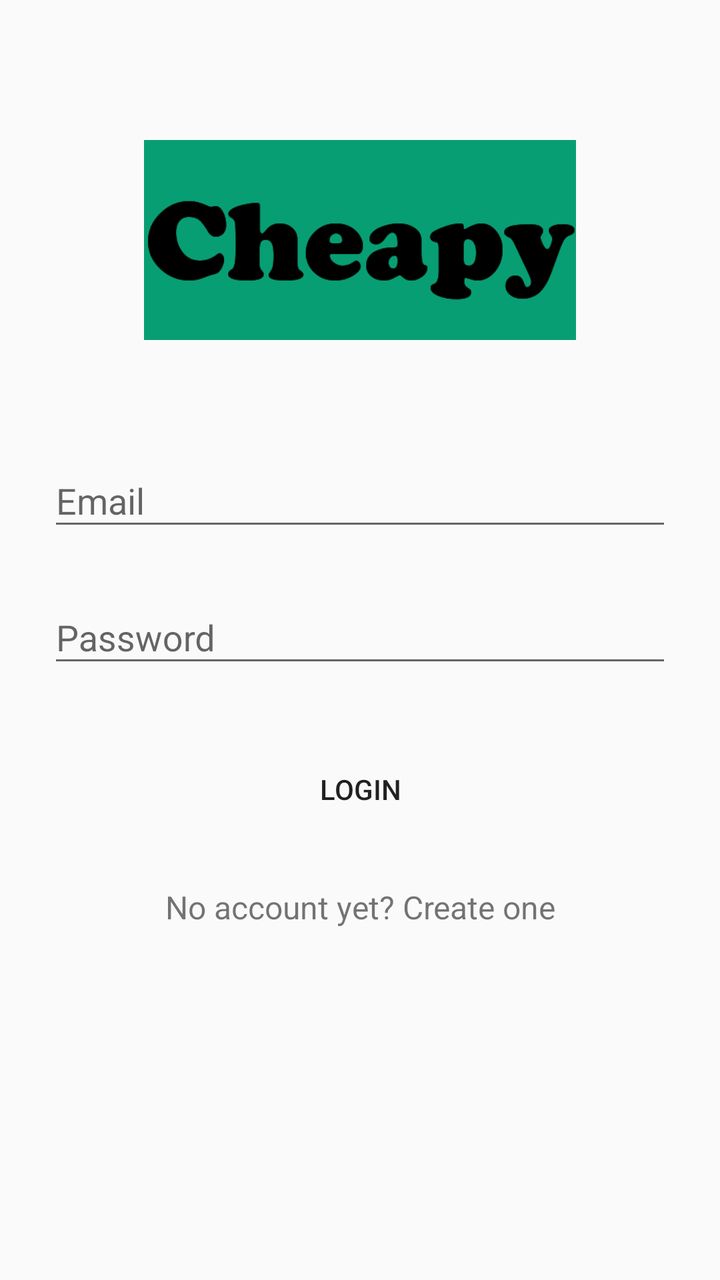
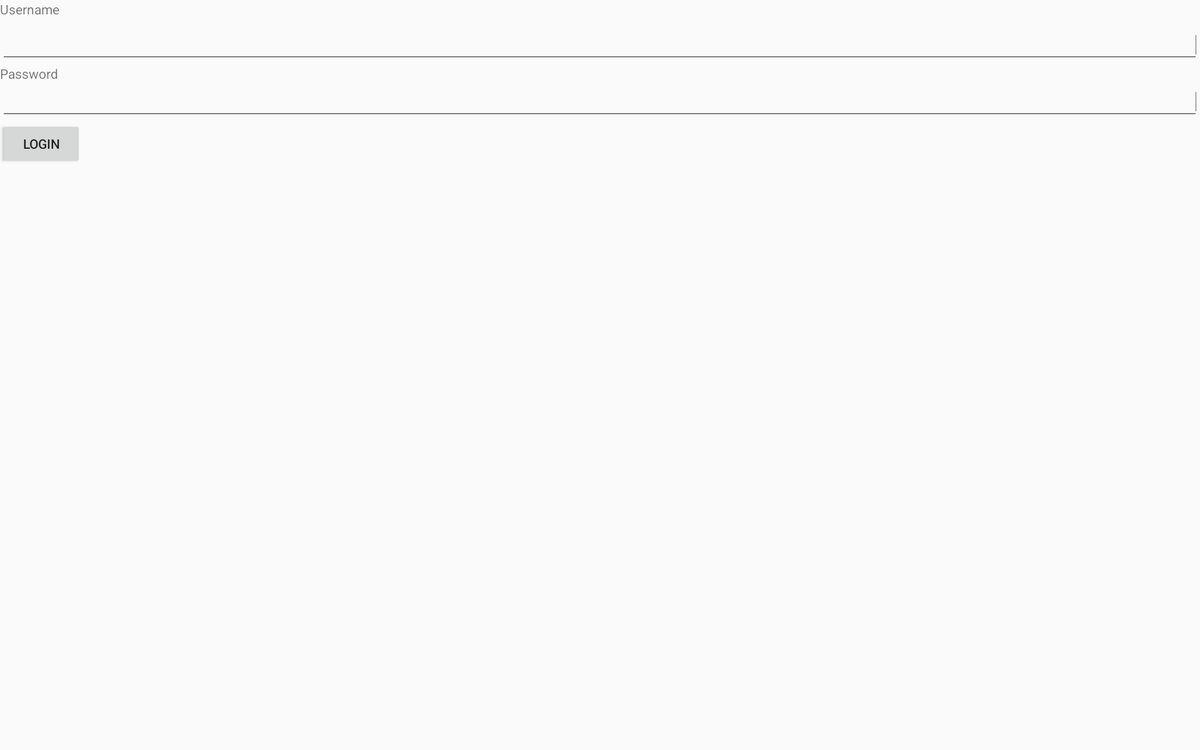

One screen, two layout resources from the same app: the default and the author's alternative for another configuration. Each is rendered where Android would select it; the XML of both is given below.
<!-- AndroidManifest.xml: application theme AppTheme -->
<!-- res/layout/login.xml -->
<?xml version="1.0" encoding="utf-8"?>
<LinearLayout xmlns:android="http://schemas.android.com/apk/res/android"
              android:orientation="vertical"
                android:background="@color/colorPrimary_Login"
                android:layout_width="match_parent"
                android:layout_height="match_parent" android:weightSum="1">

            <LinearLayout
                    android:orientation="vertical"
                    android:layout_width="match_parent"
                    android:layout_height="wrap_content"
                    android:paddingTop="70dp"
                    android:paddingLeft="24dp"
                    android:paddingRight="24dp">


                

                <ImageView android:src="@drawable/cheapy_logo"
                           android:layout_width="wrap_content"
                           android:layout_height="100dp"
                           android:layout_marginBottom="40dp"
                           android:layout_gravity="center_horizontal" />

                
                <android.support.design.widget.TextInputLayout
                        android:layout_width="match_parent"
                        android:layout_height="wrap_content"
                        android:layout_marginTop="8dp"
                        android:layout_marginBottom="8dp">
                    <EditText android:id="@+id/login_username"
                              android:layout_width="match_parent"
                              android:layout_height="wrap_content"
                              android:inputType="textEmailAddress"
                              android:hint="Email" />
                </android.support.design.widget.TextInputLayout>

                
                <android.support.design.widget.TextInputLayout
                        android:layout_width="match_parent"
                        android:layout_height="wrap_content"
                        android:layout_marginTop="8dp"
                        android:layout_marginBottom="8dp">
                    <EditText android:id="@+id/login_password"
                              android:layout_width="match_parent"
                              android:layout_height="wrap_content"
                              android:inputType="textPassword"
                              android:hint="Password"/>
                </android.support.design.widget.TextInputLayout>

                <android.support.v7.widget.AppCompatButton
                        android:id="@+id/login_button"
                        android:layout_width="fill_parent"
                        android:layout_height="wrap_content"
                        android:background="@color/colorLogin"
                        android:layout_marginTop="24dp"
                        android:layout_marginBottom="24dp"
                        android:padding="12dp"
                        android:text="Login"/>

                <TextView android:id="@+id/link_signup"
                          android:layout_width="fill_parent"
                          android:layout_height="wrap_content"
                          android:layout_marginBottom="24dp"
                          android:text="No account yet? Create one"
                          android:gravity="center"
                          android:textSize="16dip"/>

            </LinearLayout>
</LinearLayout>
<!-- resources referenced by this layout -->
<resources>
  <!-- drawable cheapy_logo: png bitmap (drawable, 13429 bytes) -->
  <style name="AppTheme" parent="Theme.AppCompat.Light.NoActionBar">
          
          <item name="colorPrimary">@color/colorPrimary</item>
          <item name="colorPrimaryDark">@color/colorPrimaryDark</item>
          <item name="colorAccent">@color/colorAccent</item>
          <item name="android:statusBarColor">@android:color/transparent</item>
      </style>
  <color name="colorPrimary">#3F51B5</color>
  <color name="colorPrimaryDark">#303F9F</color>
  <color name="colorAccent">#FF4081</color>
</resources>
<!-- res/layout-xlarge/login.xml (the author's variant of the layout above) -->
<!-- drawn on a large tablet held sideways -->
<?xml version="1.0" encoding="utf-8"?>
<LinearLayout xmlns:android="http://schemas.android.com/apk/res/android"
              android:orientation="vertical"
              android:layout_width="match_parent"
              android:layout_height="match_parent">

    <TextView
            android:layout_width="186dp"
            android:layout_height="27dp"
            android:text="@string/username"
            android:id="@+id/textView"
            android:layout_gravity="left|center_vertical"/>

    <EditText
            android:layout_width="fill_parent"
            android:layout_height="wrap_content"
            android:id="@+id/login_username"/>

    <TextView
            android:layout_width="fill_parent"
            android:layout_height="wrap_content"
            android:text="@string/password"
            android:id="@+id/textView1"/>

    <EditText
            android:layout_width="fill_parent"
            android:layout_height="wrap_content"
            android:id="@+id/login_password"
            android:inputType="textPassword"/>

    <Button
            android:layout_width="wrap_content"
            android:layout_height="wrap_content"
            android:text="@string/login"
            android:id="@+id/login_button"
            android:layout_gravity="left|center_vertical"/>
</LinearLayout>
<!-- resources referenced by the variant -->
<!-- as a large tablet held sideways resolves them -->
<resources>
  <string name="login">Login</string>
  <string name="password">Password</string>
  <string name="username">Username</string>
  <style name="AppTheme" parent="Theme.AppCompat.Light.NoActionBar">
          
          <item name="colorPrimary">@color/colorPrimary</item>
          <item name="colorPrimaryDark">@color/colorPrimaryDark</item>
          <item name="colorAccent">@color/colorAccent</item>
          <item name="android:statusBarColor">@android:color/transparent</item>
      </style>
  <color name="colorPrimary">#3F51B5</color>
  <color name="colorPrimaryDark">#303F9F</color>
  <color name="colorAccent">#FF4081</color>
</resources>
